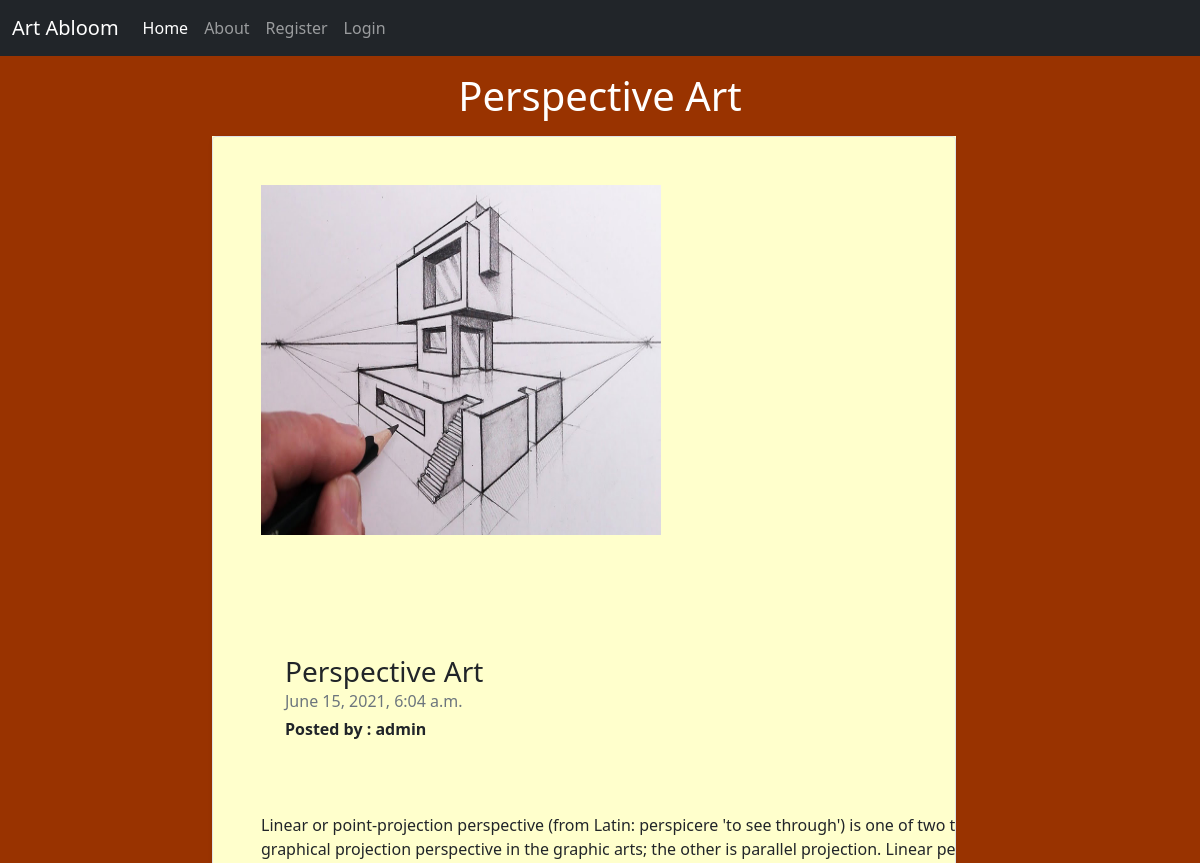
/blog_detail/1, run on an earlier commit of the app's database.
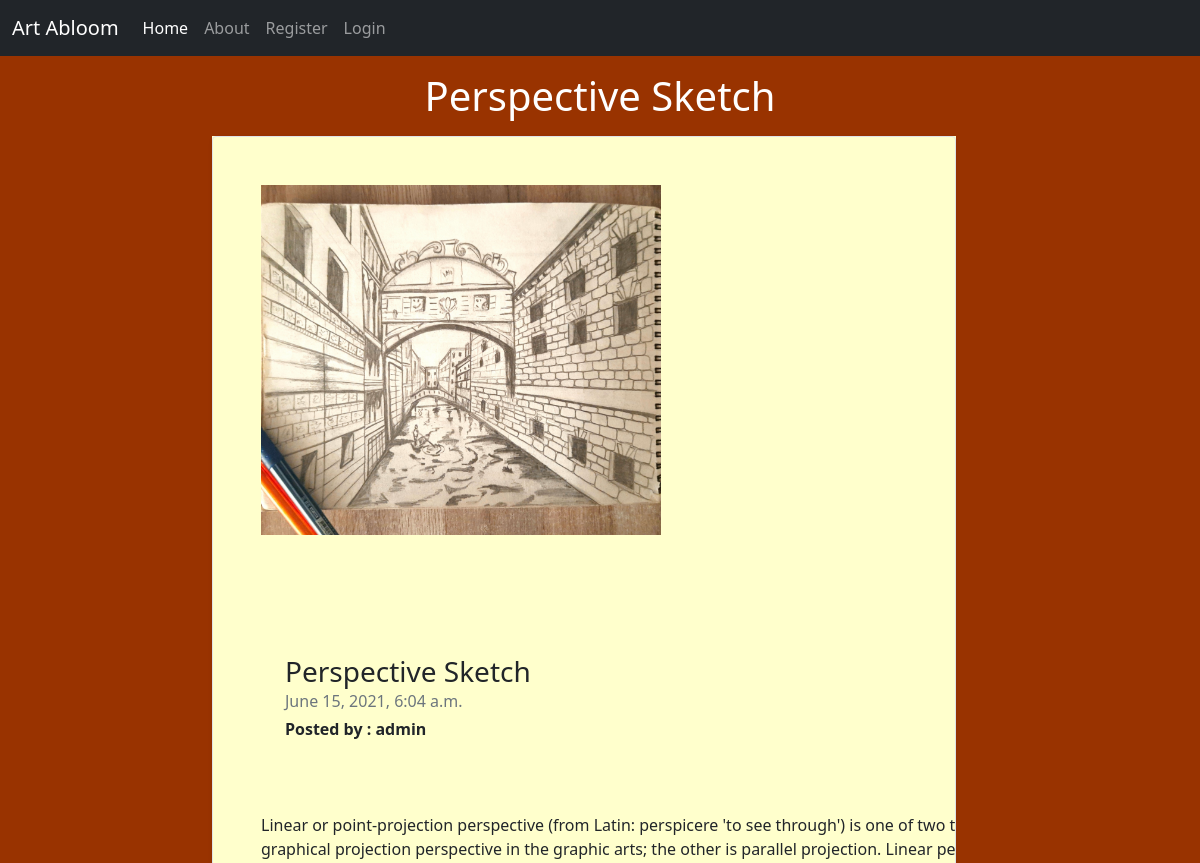
And on a later commit of the database.
### artabloom/models.py (models this page shows, shortened)
class Blog(models.Model):
    user_id=models.ForeignKey(User,on_delete=models.CASCADE)
    title=models.CharField(max_length=1500)
    dsc=models.TextField()
    date=models.DateTimeField(auto_now_add=True,null=True)
    image=models.ImageField(upload_to="static/img/",blank=True, null=True ,default="static/img/cover.jpg")

### artabloom/views.py (the view)
# urls.py: path('blog_detail/<int:id>',views.blog_detail,name='blog_detail'),
def blog_detail(request,id):
    blog = Blog.objects.get(id=id)
    context={'blog':blog}
    return render(request,'blog_detail.html',context)

### templates/blog_detail.html (shortened to what this page needs)
<!doctype html>
<html lang="en">
  <head>
    <link href="https://cdn.jsdelivr.net/npm/bootstrap@5.0.1/dist/css/bootstrap.min.css" rel="stylesheet">
  </head>
  <body>
  <nav class="navbar navbar-expand-lg navbar-dark bg-dark">
  <div class="container-fluid">
    <a class="navbar-brand" href="#">Art Abloom</a>
    <div class="collapse navbar-collapse" id="navbarSupportedContent">
      <ul class="navbar-nav me-auto mb-2 mb-lg-0">
        <li class="nav-item">
          <a class="nav-link active" aria-current="page" href="/">Home</a>
        </li>
        {% if user.is_authenticated %}
        <li class="nav-item">
          <a class="nav-link" href="/">{{request.user}}</a>
        </li>
        <li class="nav-item">
          <a class="nav-link" href="/about">About</a>
        </li>
        <li class="nav-item">
          <a class="nav-link" href="/post_blog">Post Blog</a>
        </li>
        <li class="nav-item">
          <a class="nav-link" href="/logout">Logout</a>
        </li>
        {% if user.id == blog.user_id_id %}
        <li class="nav-item">
          <a class="nav-link btn btn-info" href="/edit/{{blog.id}}">Edit</a>
        </li>
        <li class="nav-item">
          <a class="nav-link btn btn-danger mx-3" href="/delete/{{blog.id}}">Delete</a>
        </li>
        {% endif %}
        {% else %}
        <li class="nav-item">
          <a class="nav-link" href="/about">About</a>
        </li>
        <li class="nav-item">
          <a class="nav-link" href="/register">Register</a>
        </li>
        <li class="nav-item">
          <a class="nav-link" href="/login">Login</a>
        </li>
        {% endif %}
      </ul>
    </div>
  </div>
</nav>
<body style="background-color: #993300">
  <div class="container">
    <h1 class='text-center my-3' style="color: white">{{blog.title}}</h1>
    <div class="col-md-8" style="background-color: #ffffcc; margin-left: 170px">
    <div class="row g-0 border rounded overflow-hidden flex-md-row mb-4 shadow-sm h-md-250 position-relative">
          <div class="col-auto d-none d-lg-block my-5 mx-5">
              <img src="{{blog.image.url}}" width="400" height="350"/>
          </div>
          <div class="col p-4 d-flex flex-column position-static my-5 mx-5">
            <h3 class="mb-0">{{blog.title}}</h3>
            <div class="mb-1 text-muted">{{blog.date}}</div>
            <b>Posted by : {{blog.user_id.username}} </b>
          </div>
          <div class="text mx-5">
            <p class="card-text mb-auto" style="word-wrap: break-word; width: 800px">{{blog.dsc}}</p>
          </div>
        </div>
      </div>
  </div>
</body>
  </body>
</html>

What changed in the data, as far as the page shows it:
changed Blog "admin": title "Perspective Art" → "Perspective Sketch"; image: a different picture
